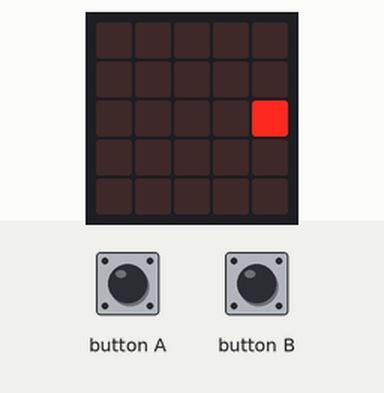
Bench run of a program on a simulated BBC micro:bit (MakeCode). Shown: the board's 5×5 LED display. The test bench sets the inputs (shaded band). Random numbers come from a fixed seed.

Above: at 0.45 s.
1.3 s: button A pressed for 0.15 s
At 1.93 s:
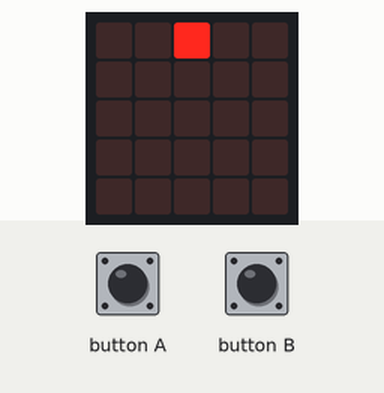
2.0 s: button B pressed for 0.15 s
At 2.53 s:
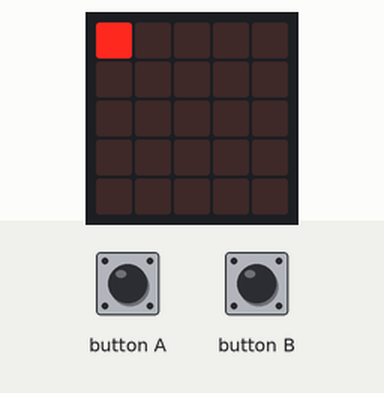
2.7 s: button A pressed for 0.15 s
3.4 s: button B pressed for 0.15 s
4.1 s: button A pressed for 0.15 s
At 4.54 s:
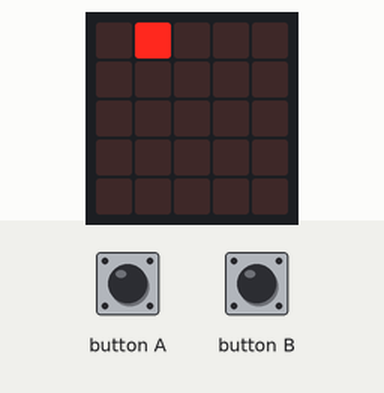
4.8 s: button A pressed for 0.15 s
At 6.22 s:
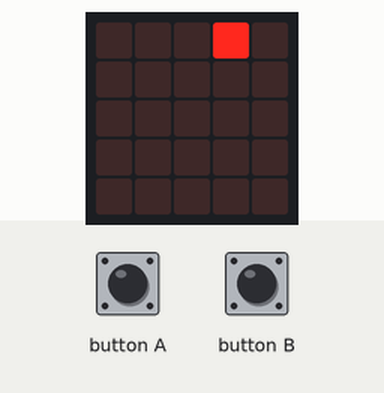
Timing chart, 0 to 6.5 s (numbered marks = the images above; inputs shaded):
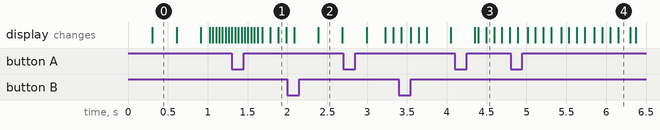

The program:

main.ts
```typescript
function 編號關燈 (燈號: number) {
    LX = 燈號 % 5
    LY = 燈號 / 5
    led.unplot(LX, LY)
}
input.onButtonPressed(Button.A, function () {
    亂數 = randint(0, 15)
    PA = true
})
function doSomething (DELAY: number) {
    for (let index = 0; index <= 15; index++) {
        編號點燈(list2[index])
        basic.pause(DELAY)
        編號關燈(list2[index])
    }
}
input.onButtonPressed(Button.B, function () {
    basic.clearScreen()
    PA = false
    DELAY = 0
})
function 編號點燈 (燈號2: number) {
    LX = 燈號2 % 5
    LY = 燈號2 / 5
    led.plot(LX, LY)
}
let PA = false
let 亂數 = 0
let LY = 0
let LX = 0
let list2: number[] = []
let DELAY = 0
DELAY = 0
list2 = [
0,
1,
2,
3,
4,
9,
14,
19,
24,
23,
22,
21,
20,
15,
10,
5
]
basic.forever(function () {
    DELAY += 10
    if (PA) {
        for (let index = 0; index <= 亂數; index++) {
            編號點燈(list2[index])
            basic.pause(100)
            編號關燈(list2[index])
        }
        編號點燈(list2[亂數])
    } else {
        doSomething(DELAY)
    }
})
```

test.ts
```typescript
// 在這裡測試；當此封包作為擴充功能時，將不會編譯此內容。
```
